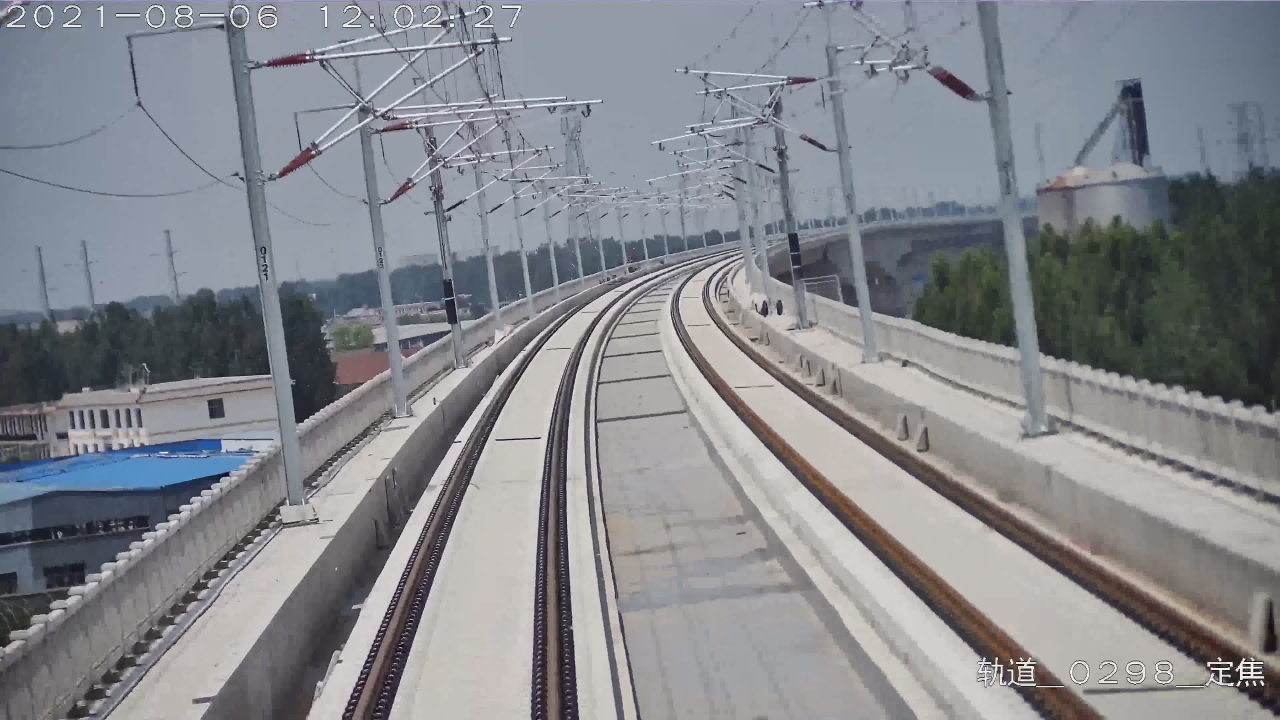
#> input picture utils/example.jpg, 3840 x 2160 px (shown at 1/3 size); its folder holds only this picture in this run
$ python -i hand_utils.py   (imports and definitions only)   (older library calls are emulated)
#> lines starting #> are read from the running program, lines starting #| are printed output that depends on the picture
# -*- coding: utf-8 -*-
"""
Created on Fri Oct  6 23:37:10 2017

@author: yang
"""

import numpy as np
import os
import cv2
import matplotlib.pyplot as plt
import matplotlib.image as mpimg
from IPython import embed
import pdb

color_list = [(0,0,225), (255,0,0), (0,225,0), (255,0,225), (255,255,225), (0,255,255), (255,255,0), (125,255,255)]
thickness_list = [1, 3, 5, 7, 9, 11, 13, 15]
# [1 line not run here, left out]

#get all image in the given directory persume that this directory only contain image files
# [34 lines left out: functions get_images_by_dir, calibrate, get_M_Minv, cal_undistort, not called in this run]

def abs_sobel_thresh(img, orient='x', thresh_min=0, thresh_max=255):
    # Convert to grayscale
#> called with orient = 'x', thresh_min = 0, thresh_max = 255
    gray = cv2.cvtColor(img, cv2.COLOR_RGB2GRAY)
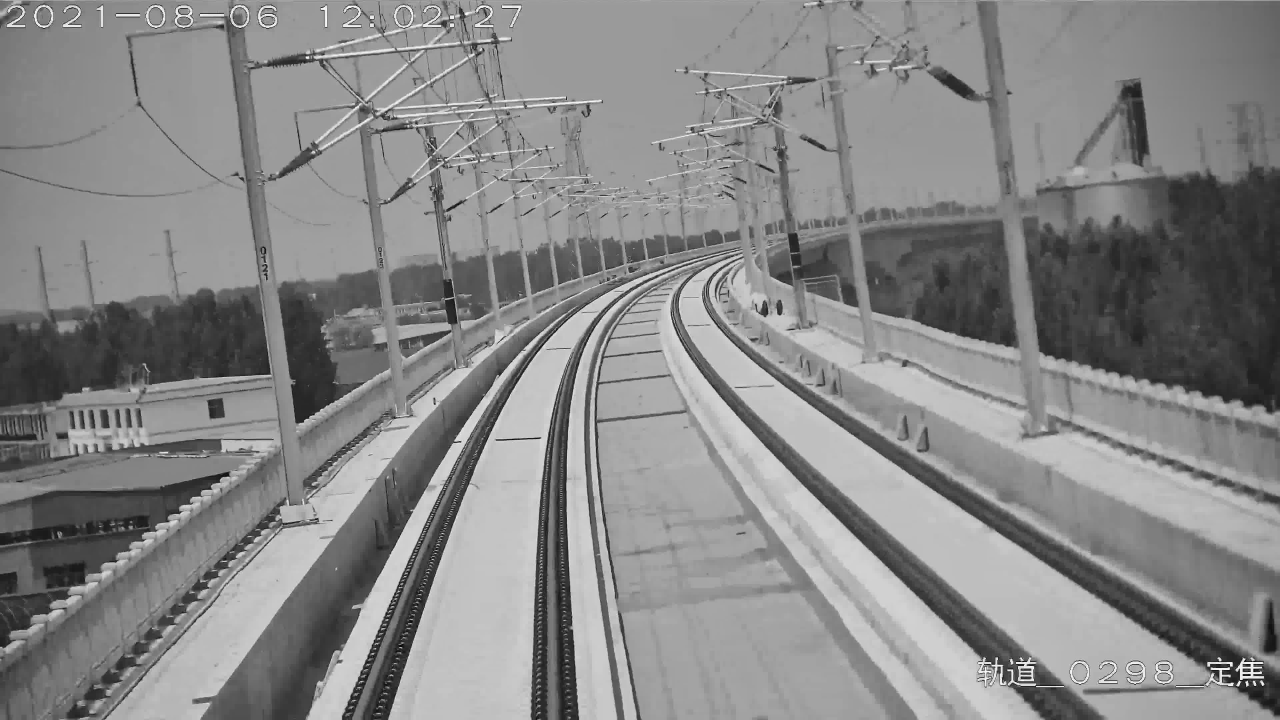
#> gray: shape (2160, 3840) (shown at 1/3 size); min 0, max 255, mean 135.3
    # Apply x or y gradient with the OpenCV Sobel() function
    # and take the absolute value
    if orient == 'x':
        abs_sobel = np.absolute(cv2.Sobel(gray, cv2.CV_64F, 1, 0))
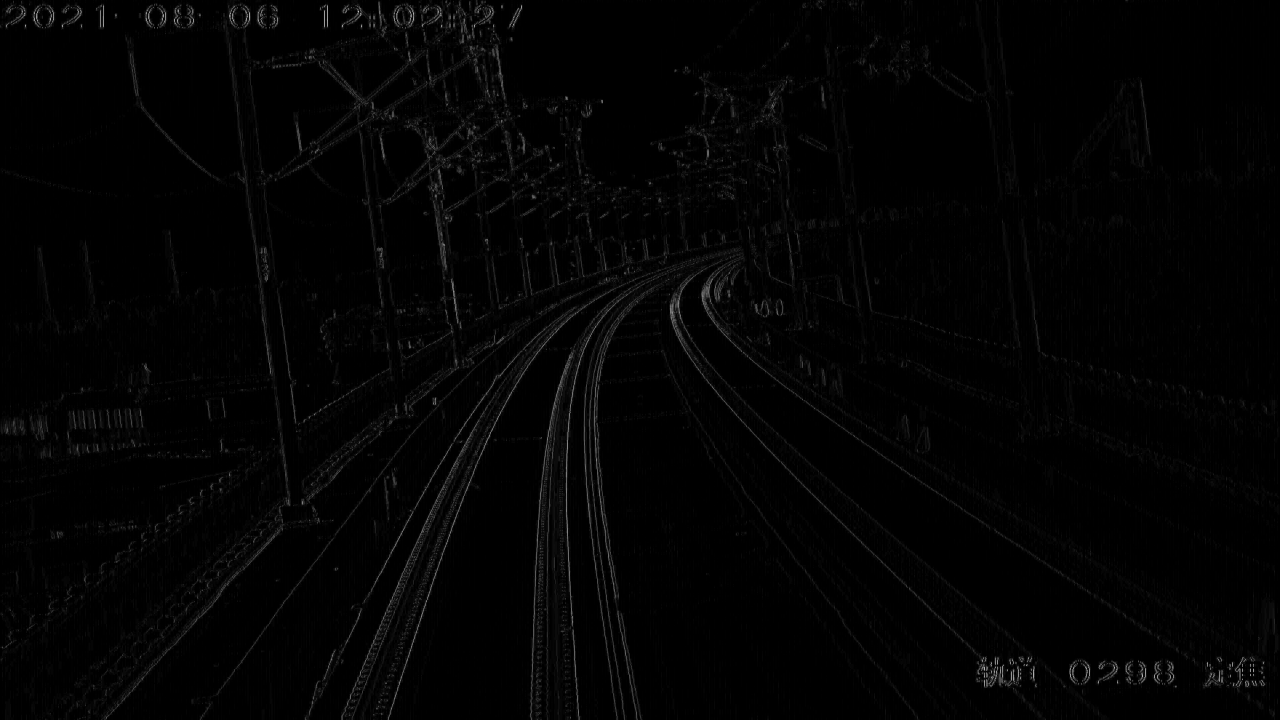
#> abs_sobel: shape (2160, 3840) float64 (shown at 1/3 size); min 0, max 998, mean 13.6; drawn with min black and max white
    if orient == 'y':
        abs_sobel = np.absolute(cv2.Sobel(gray, cv2.CV_64F, 0, 1))
    # Rescale back to 8 bit integer
    scaled_sobel = np.uint8(255*abs_sobel/np.max(abs_sobel))
    # Create a copy and apply the threshold
    binary_output = np.zeros_like(scaled_sobel)
    # Here I'm using inclusive (>=, <=) thresholds, but exclusive is ok too
    binary_output[(scaled_sobel >= thresh_min) & (scaled_sobel <= thresh_max)] = 1

    # Return the result
    return binary_output

# [280 lines left out: functions mag_thresh, dir_threshold, hls_select, luv_select, lab_select, find_line and 8 more, not called in this run]

# [3 lines not run here, left out]

>>> import cv2
>>> picture = cv2.cvtColor(cv2.imread('../utils/example.jpg'), cv2.COLOR_BGR2RGB)
>>> result = abs_sobel_thresh(picture)
#> result: shape (2160, 3840); every value is 1
